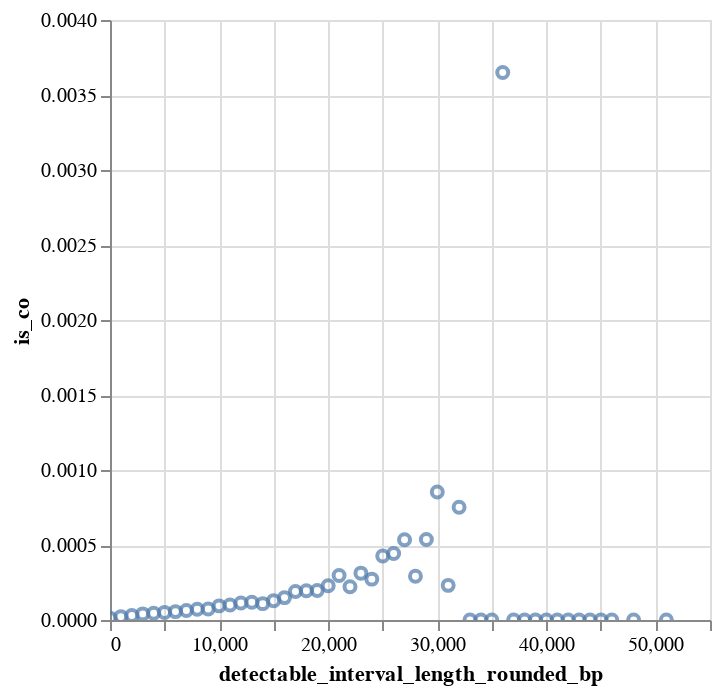

The code cell stored with this chart in its notebook:
### Markdown cell above
### Only detectable interval

### Code cell
N = 1e3

(dense_reads_with_detection_df
    .select(
        ((pl.col("CO_active_interval_length_bp") // N).round() * N).alias("detectable_interval_length_rounded_bp"),
        (
            pl.col("high_quality_classification_in_detectable_class").is_not_null() & \
            (pl.col("high_quality_classification_in_detectable_class") == "CO")
        ).cast(pl.Int32).alias("is_co"),
    )
    .group_by("detectable_interval_length_rounded_bp")
    .agg(pl.col("is_co").mean())
    .sort("detectable_interval_length_rounded_bp")
    .plot.scatter(x="detectable_interval_length_rounded_bp", y="is_co")
)

### Figure 1 — Vega-Lite specification as saved in the notebook (floating-point values rounded to 4 significant figures)
{"config": {"view": {"continuousWidth": 300, "continuousHeight": 300}}, "data": {"name": "data-eb4eb8042bf9e33f6f5a59a01db91f82"}, "mark": {"type": "point", "tooltip": true}, "encoding": {"x": {"field": "detectable_interval_length_rounded_bp", "type": "quantitative"}, "y": {"field": "is_co", "type": "quantitative"}}, "params": [{"name": "param_2", "select": {"type": "interval", "encodings": ["x", "y"]}, "bind": "scales"}], "$schema": "https://vega.github.io/schema/vega-lite/v5.20.1.json", "datasets": {"data-eb4eb8042bf9e33f6f5a59a01db91f82": [{"detectable_interval_length_rounded_bp": 0.0, "is_co": 1.262e-05}, {"detectable_interval_length_rounded_bp": 1000.0, "is_co": 2.235e-05}, {"detectable_interval_length_rounded_bp": 2000.0, "is_co": 2.957e-05}, {"detectable_interval_length_rounded_bp": 3000.0, "is_co": 4.082e-05}, {"detectable_interval_length_rounded_bp": 4000.0, "is_co": 4.513e-05}, {"detectable_interval_length_rounded_bp": 5000.0, "is_co": 5.06e-05}, {"detectable_interval_length_rounded_bp": 6000.0, "is_co": 5.591e-05}, {"detectable_interval_length_rounded_bp": 7000.0, "is_co": 6.288e-05}, {"detectable_interval_length_rounded_bp": 8000.0, "is_co": 7.155e-05}, {"detectable_interval_length_rounded_bp": 9000.0, "is_co": 7.341e-05}, {"detectable_interval_length_rounded_bp": 10000.0, "is_co": 9.424e-05}, {"detectable_interval_length_rounded_bp": 11000.0, "is_co": 9.954e-05}, {"detectable_interval_length_rounded_bp": 12000.0, "is_co": 0.0001136}, {"detectable_interval_length_rounded_bp": 13000.0, "is_co": 0.0001184}, {"detectable_interval_length_rounded_bp": 14000.0, "is_co": 0.0001091}, {"detectable_interval_length_rounded_bp": 15000.0, "is_co": 0.000129}, {"detectable_interval_length_rounded_bp": 16000.0, "is_co": 0.0001493}, {"detectable_interval_length_rounded_bp": 17000.0, "is_co": 0.0001898}, {"detectable_interval_length_rounded_bp": 18000.0, "is_co": 0.000195}, {"detectable_interval_length_rounded_bp": 19000.0, "is_co": 0.0001962}, {"detectable_interval_length_rounded_bp": 20000.0, "is_co": 0.0002287}, {"detectable_interval_length_rounded_bp": 21000.0, "is_co": 0.0002969}, {"detectable_interval_length_rounded_bp": 22000.0, "is_co": 0.0002219}, {"detectable_interval_length_rounded_bp": 23000.0, "is_co": 0.0003123}, {"detectable_interval_length_rounded_bp": 24000.0, "is_co": 0.0002724}, {"detectable_interval_length_rounded_bp": 25000.0, "is_co": 0.0004261}, {"detectable_interval_length_rounded_bp": 26000.0, "is_co": 0.000443}, {"detectable_interval_length_rounded_bp": 27000.0, "is_co": 0.0005346}, {"detectable_interval_length_rounded_bp": 28000.0, "is_co": 0.0002917}, {"detectable_interval_length_rounded_bp": 29000.0, "is_co": 0.000537}, {"detectable_interval_length_rounded_bp": 30000.0, "is_co": 0.0008529}, {"detectable_interval_length_rounded_bp": 31000.0, "is_co": 0.0002308}, {"detectable_interval_length_rounded_bp": 32000.0, "is_co": 0.0007519}, {"detectable_interval_length_rounded_bp": 33000.0, "is_co": 0.0}, {"detectable_interval_length_rounded_bp": 34000.0, "is_co": 0.0}, {"detectable_interval_length_rounded_bp": 35000.0, "is_co": 0.0}, {"detectable_interval_length_rounded_bp": 36000.0, "is_co": 0.00365}, {"detectable_interval_length_rounded_bp": 37000.0, "is_co": 0.0}, {"detectable_interval_length_rounded_bp": 38000.0, "is_co": 0.0}, {"detectable_interval_length_rounded_bp": 39000.0, "is_co": 0.0}, {"detectable_interval_length_rounded_bp": 40000.0, "is_co": 0.0}, {"detectable_interval_length_rounded_bp": 41000.0, "is_co": 0.0}, {"detectable_interval_length_rounded_bp": 42000.0, "is_co": 0.0}, {"detectable_interval_length_rounded_bp": 43000.0, "is_co": 0.0}, {"detectable_interval_length_rounded_bp": 44000.0, "is_co": 0.0}, {"detectable_interval_length_rounded_bp": 45000.0, "is_co": 0.0}, {"detectable_interval_length_rounded_bp": 46000.0, "is_co": 0.0}, {"detectable_interval_length_rounded_bp": 48000.0, "is_co": 0.0}, {"detectable_interval_length_rounded_bp": 51000.0, "is_co": 0.0}]}}
